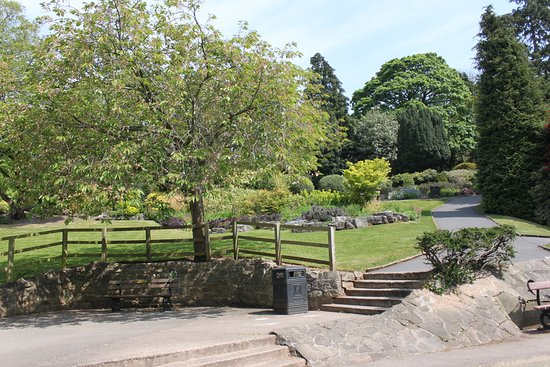
#> input picture images/park.jpg, 550 x 367 px
$ python splitmerge.py
#> lines starting #> are read from the running program, lines starting #| are printed output that depends on the picture
import cv2 as cv
import numpy as np

img = cv.imread('images/park.jpg')
#> img is the input picture: shape (367, 550, 3); mean B, G, R 111.4, 134.7, 130.5
blank = np.zeros(img.shape[:2],dtype='uint8')

#split the image into 3 color channels
b,g,r = cv.split(img)
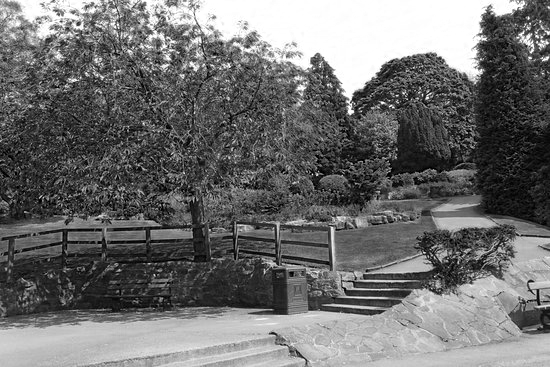
#> b: shape (367, 550); min 0, max 255, mean 111.4
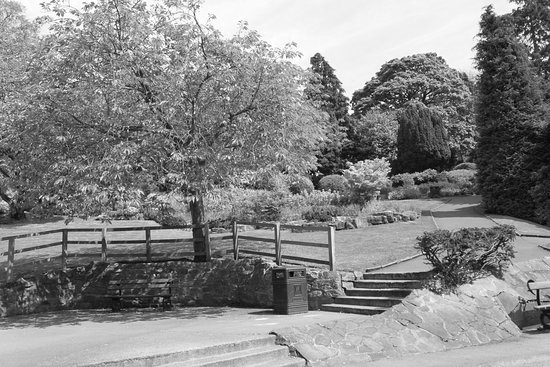
#> g: shape (367, 550); min 0, max 255, mean 134.7
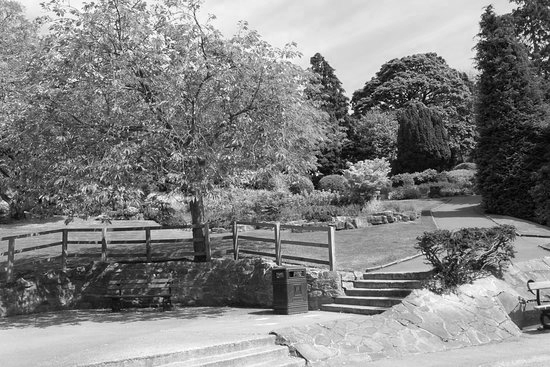
#> r: shape (367, 550); min 0, max 255, mean 130.5

blue = cv.merge([b,blank,blank])
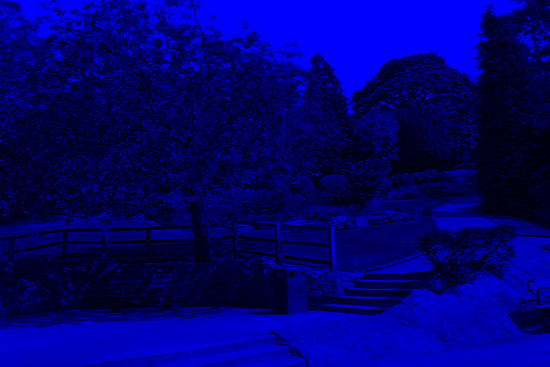
#> blue: shape (367, 550, 3); mean of channels 0, 1, 2 111.4, 0, 0; drawn as B, G, R
green = cv.merge([blank,g,blank])
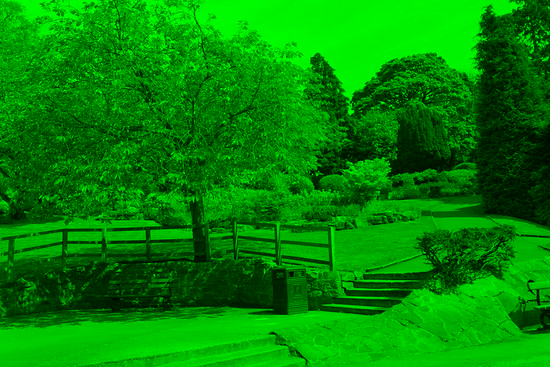
#> green: shape (367, 550, 3); mean of channels 0, 1, 2 0, 134.7, 0; drawn as B, G, R
red = cv.merge([blank,blank,r])
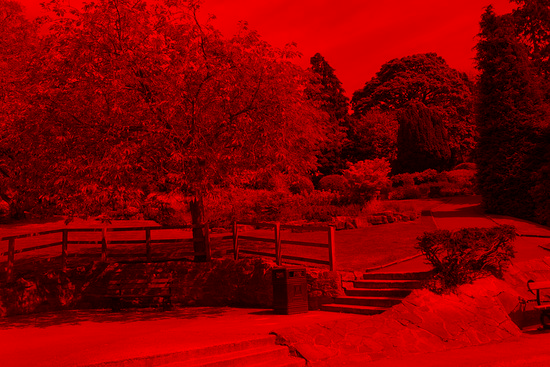
#> red: shape (367, 550, 3); mean of channels 0, 1, 2 0, 0, 130.5; drawn as B, G, R

cv.imshow('Blue',blue)
cv.imshow("Red",r)
cv.imshow("Green",g)

print(img.shape) # (367, 550, 3) where 3 color channel
#| (367, 550, 3)
print(b.shape) # (367, 550) it has 1 which is for greyscale
#| (367, 550)

#merge the color channels to reconstruct the image
merged = cv.merge([b,g,r])
cv.imshow("Merged",merged)

cv.waitKey(0)

$ run again, with images/cat.jpg copied over images/park.jpg
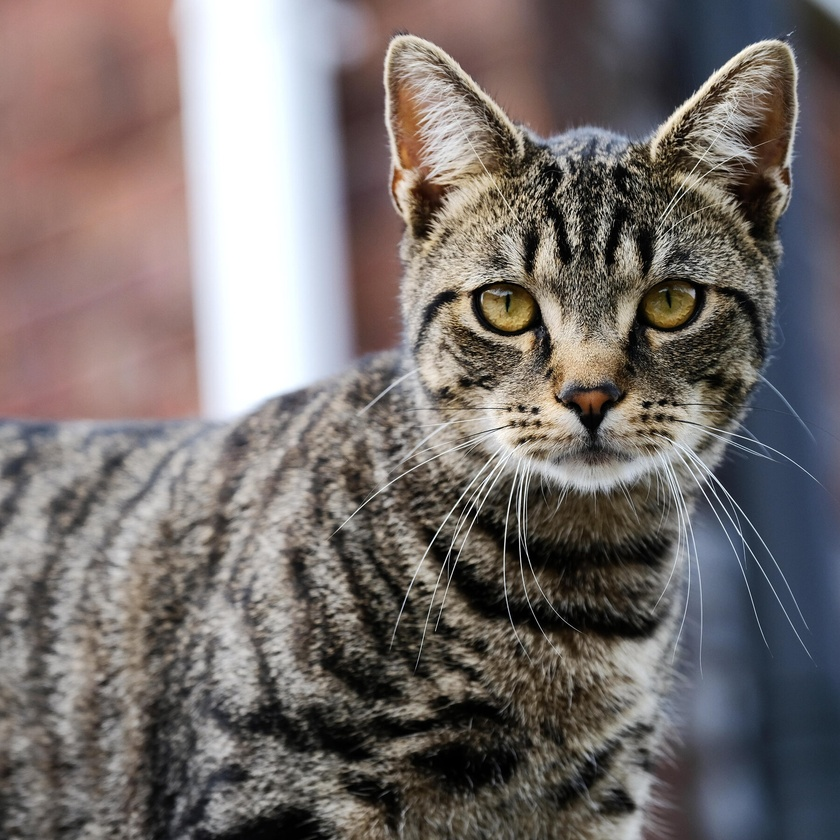
#> input picture images/cat.jpg, 840 x 840 px, shrunk from 1800 x 1800 before the run
#> img is the input picture: shape (840, 840, 3); mean B, G, R 108.6, 110.7, 118.1
#> `green = cv.merge([blank,g,blank])`:
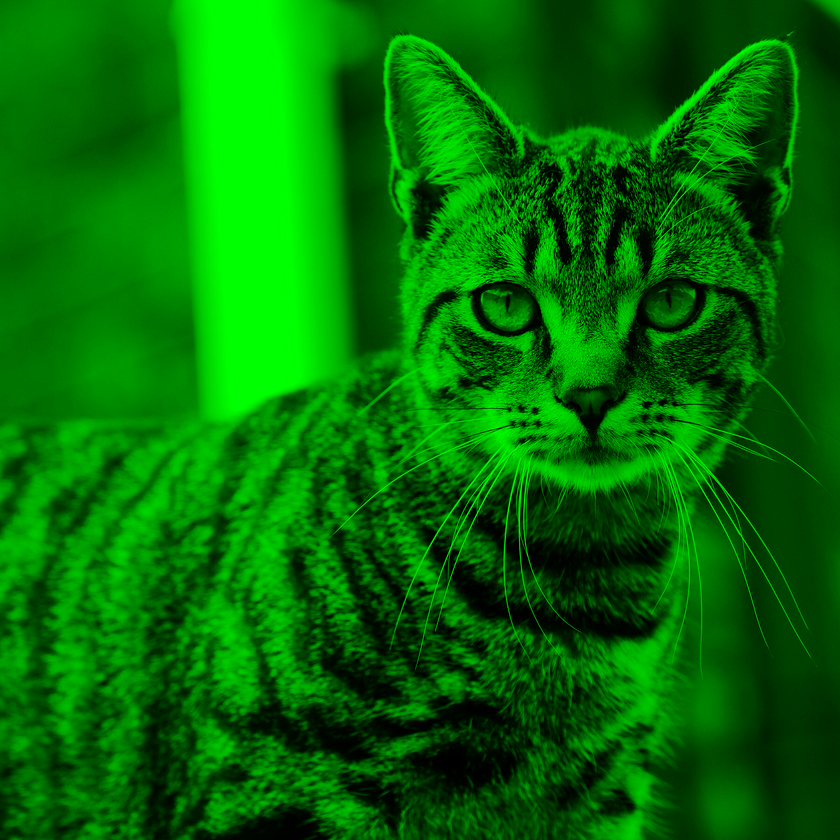
#> green: shape (840, 840, 3); mean of channels 0, 1, 2 0, 110.7, 0; drawn as B, G, R
#> `red = cv.merge([blank,blank,r])`:
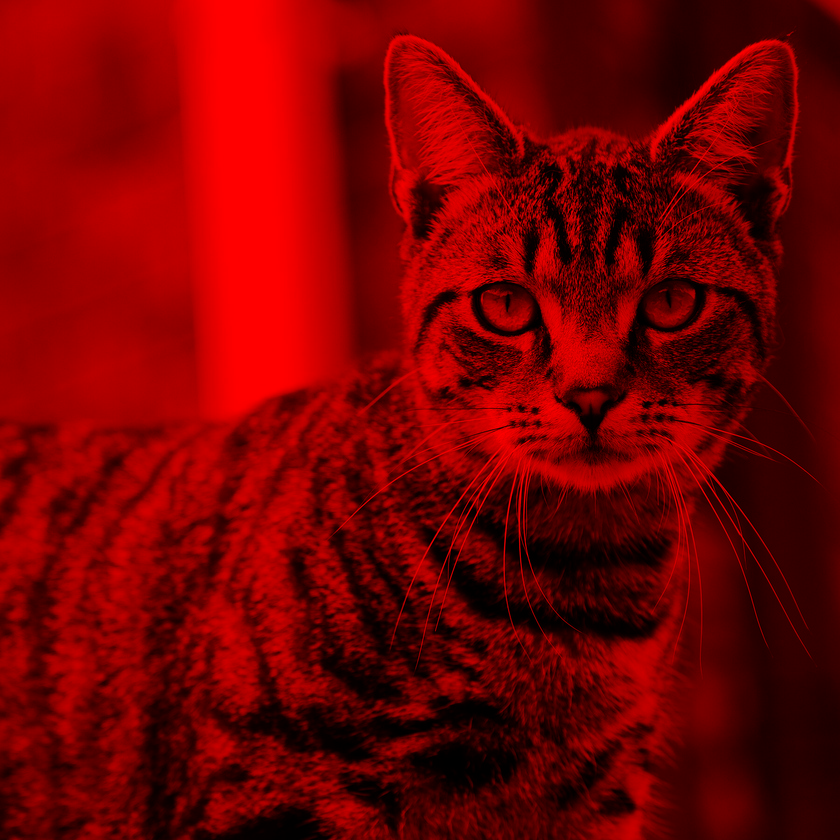
#> red: shape (840, 840, 3); mean of channels 0, 1, 2 0, 0, 118.1; drawn as B, G, R
#| (840, 840, 3)
#| (840, 840)

$ run again, with images/shatha.jpg copied over images/park.jpg
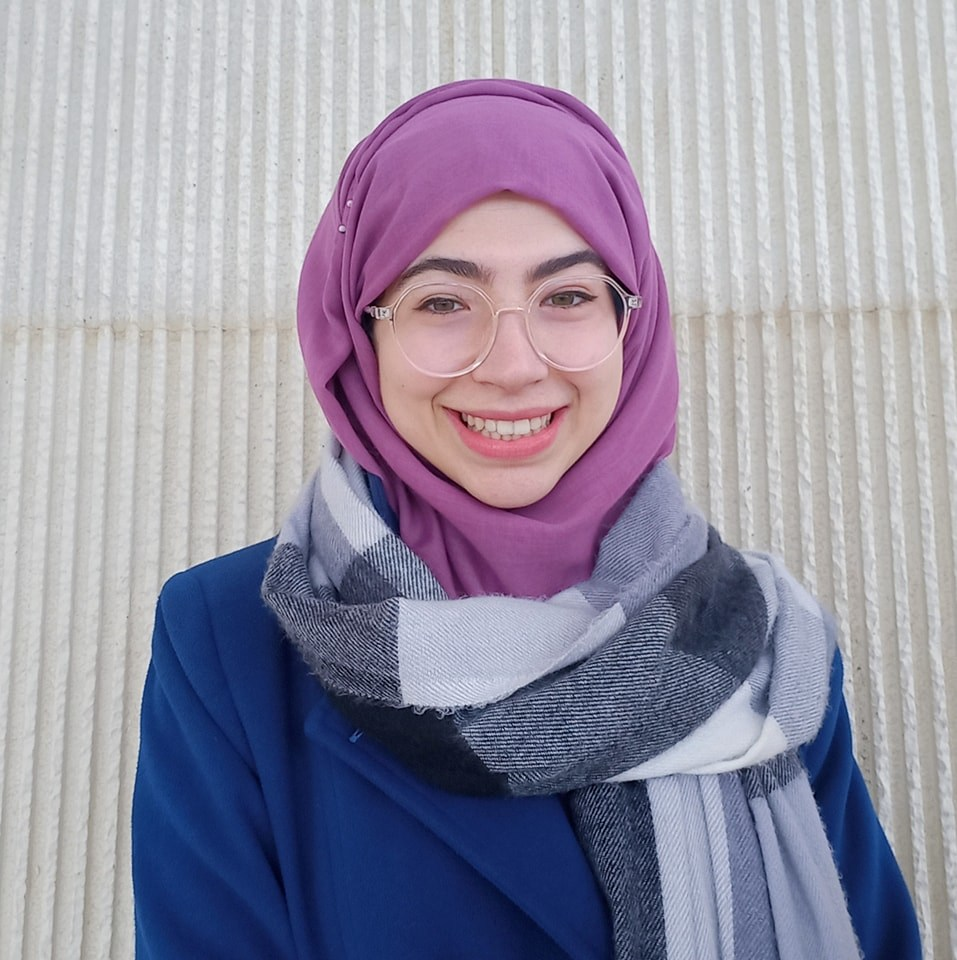
#> input picture images/shatha.jpg, 957 x 960 px
#> img is the input picture: shape (960, 957, 3); mean B, G, R 163.9, 146, 150.2
#> `green = cv.merge([blank,g,blank])`:
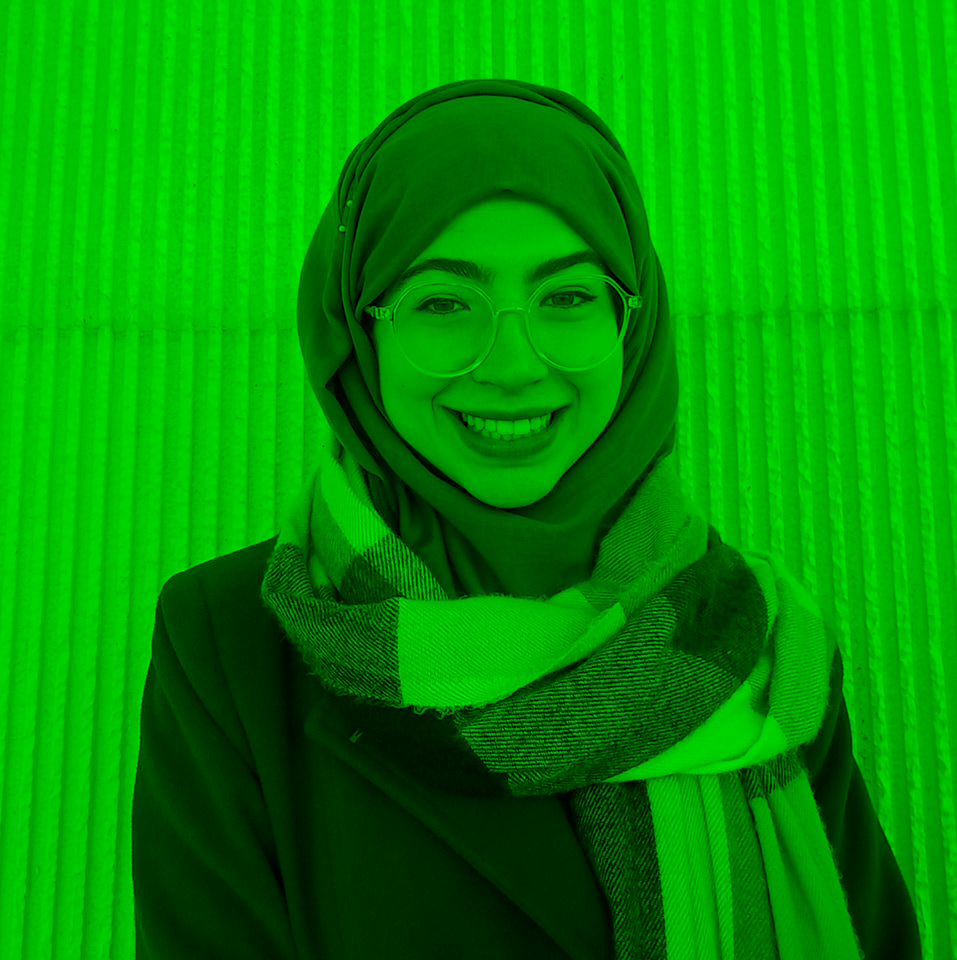
#> green: shape (960, 957, 3); mean of channels 0, 1, 2 0, 146, 0; drawn as B, G, R
#> `red = cv.merge([blank,blank,r])`:
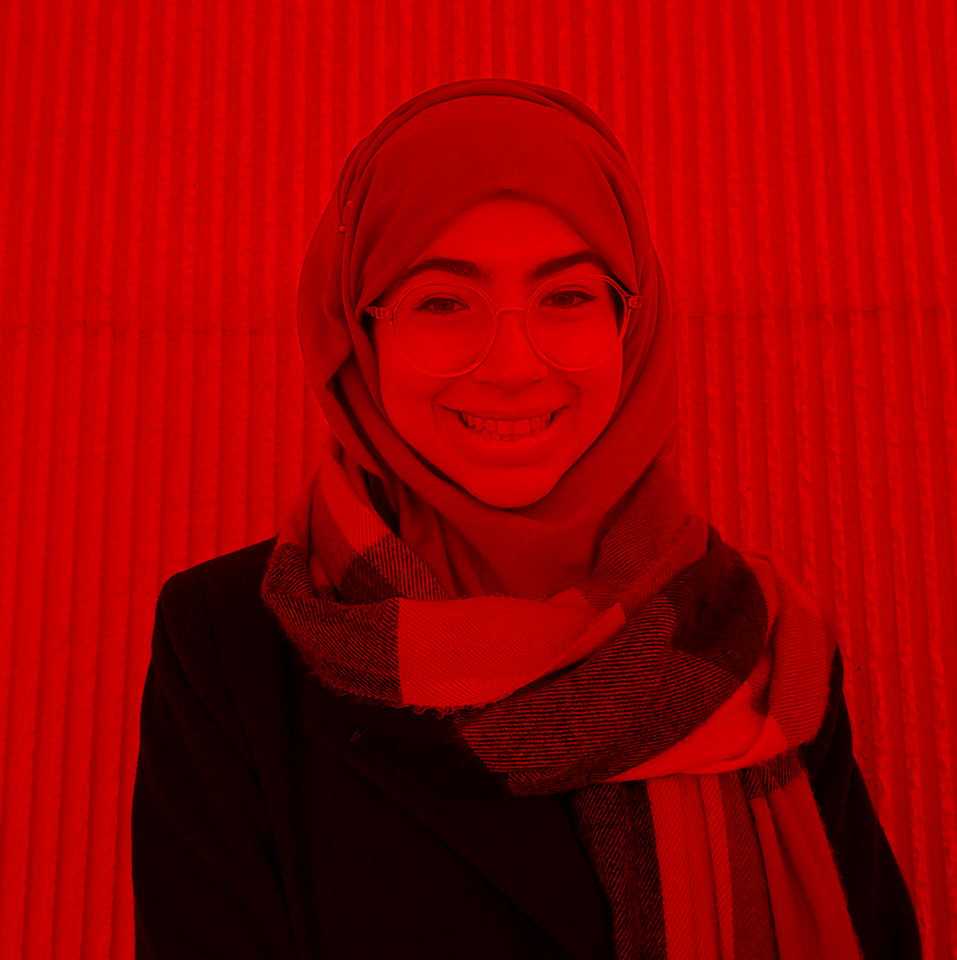
#> red: shape (960, 957, 3); mean of channels 0, 1, 2 0, 0, 150.2; drawn as B, G, R
#| (960, 957, 3)
#| (960, 957)

$ run again, with images/lady2.png saved as images/park.jpg
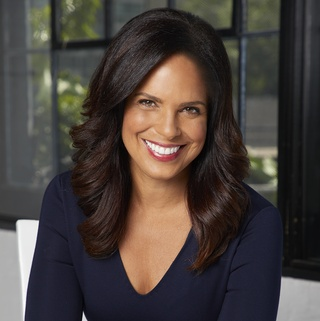
#> input picture images/lady2.png, 320 x 321 px
#> img is the input picture: shape (321, 320, 3); mean B, G, R 60.8, 64.9, 73.1
#> `green = cv.merge([blank,g,blank])`:
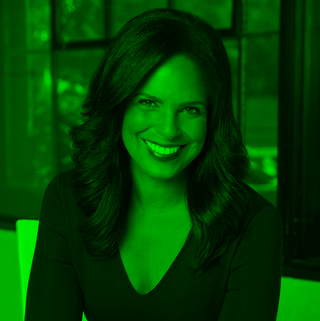
#> green: shape (321, 320, 3); mean of channels 0, 1, 2 0, 64.9, 0; drawn as B, G, R
#> `red = cv.merge([blank,blank,r])`:
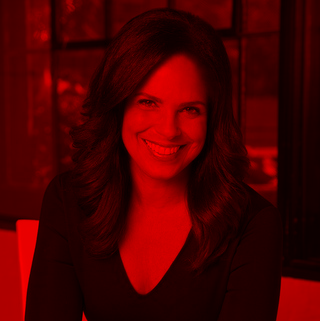
#> red: shape (321, 320, 3); mean of channels 0, 1, 2 0, 0, 73.1; drawn as B, G, R
#| (321, 320, 3)
#| (321, 320)
